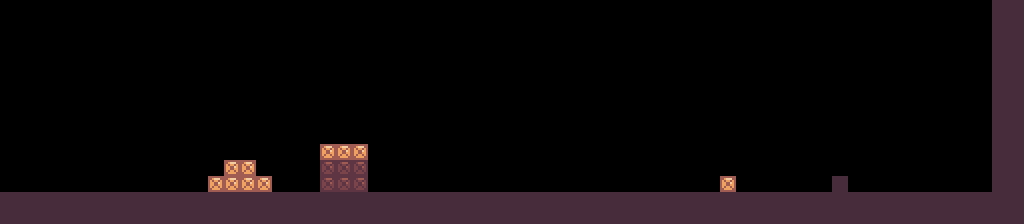

This is a level from a 2D game, rendered from its Tiled map with the project's own tilesets. A one-line summary and the complete map file follow:
An orthogonal 64x14 tile map with 16x16 px tiles, 2 tile layers (collision, backgroundDecorative) and 7 objects (3x basic, turret, arcturret).

<map version="1.2" tiledversion="1.2.1" orientation="orthogonal" renderorder="right-down" width="64" height="14" tilewidth="16" tileheight="16" infinite="0" nextlayerid="9" nextobjectid="11">
 <tileset firstgid="1" name="basic-prototyping" tilewidth="16" tileheight="16" tilecount="256" columns="16">
  <image source="../img/basic-prototyping.png" width="256" height="256" />
 </tileset>
 <layer id="7" name="collision" width="64" height="14">
  <data encoding="csv">
0,0,0,0,0,0,0,0,0,0,0,0,0,0,0,0,0,0,0,0,0,0,0,0,0,0,0,0,0,0,0,0,0,0,0,0,0,0,0,0,0,0,0,0,0,0,0,0,0,0,0,0,0,0,0,0,0,0,0,0,0,0,1,1,
0,0,0,0,0,0,0,0,0,0,0,0,0,0,0,0,0,0,0,0,0,0,0,0,0,0,0,0,0,0,0,0,0,0,0,0,0,0,0,0,0,0,0,0,0,0,0,0,0,0,0,0,0,0,0,0,0,0,0,0,0,0,1,1,
0,0,0,0,0,0,0,0,0,0,0,0,0,0,0,0,0,0,0,0,0,0,0,0,0,0,0,0,0,0,0,0,0,0,0,0,0,0,0,0,0,0,0,0,0,0,0,0,0,0,0,0,0,0,0,0,0,0,0,0,0,0,1,1,
0,0,0,0,0,0,0,0,0,0,0,0,0,0,0,0,0,0,0,0,0,0,0,0,0,0,0,0,0,0,0,0,0,0,0,0,0,0,0,0,0,0,0,0,0,0,0,0,0,0,0,0,0,0,0,0,0,0,0,0,0,0,1,1,
0,0,0,0,0,0,0,0,0,0,0,0,0,0,0,0,0,0,0,0,0,0,0,0,0,0,0,0,0,0,0,0,0,0,0,0,0,0,0,0,0,0,0,0,0,0,0,0,0,0,0,0,0,0,0,0,0,0,0,0,0,0,1,1,
0,0,0,0,0,0,0,0,0,0,0,0,0,0,0,0,0,0,0,0,0,0,0,0,0,0,0,0,0,0,0,0,0,0,0,0,0,0,0,0,0,0,0,0,0,0,0,0,0,0,0,0,0,0,0,0,0,0,0,0,0,0,1,1,
0,0,0,0,0,0,0,0,0,0,0,0,0,0,0,0,0,0,0,0,0,0,0,0,0,0,0,0,0,0,0,0,0,0,0,0,0,0,0,0,0,0,0,0,0,0,0,0,0,0,0,0,0,0,0,0,0,0,0,0,0,0,1,1,
0,0,0,0,0,0,0,0,0,0,0,0,0,0,0,0,0,0,0,0,0,0,0,0,0,0,0,0,0,0,0,0,0,0,0,0,0,0,0,0,0,0,0,0,0,0,0,0,0,0,0,0,0,0,0,0,0,0,0,0,0,0,1,1,
0,0,0,0,0,0,0,0,0,0,0,0,0,0,0,0,0,0,0,0,0,0,0,0,0,0,0,0,0,0,0,0,0,0,0,0,0,0,0,0,0,0,0,0,0,0,0,0,0,0,0,0,0,0,0,0,0,0,0,0,0,0,1,1,
0,0,0,0,0,0,0,0,0,0,0,0,0,0,0,0,0,0,0,0,18,18,18,0,0,0,0,0,0,0,0,0,0,0,0,0,0,0,0,0,0,0,0,0,0,0,0,0,0,0,0,0,0,0,0,0,0,0,0,0,0,0,1,1,
0,0,0,0,0,0,0,0,0,0,0,0,0,0,18,18,0,0,0,0,0,0,0,0,0,0,0,0,0,0,0,0,0,0,0,0,0,0,0,0,0,0,0,0,0,0,0,0,0,0,0,0,0,0,0,0,0,0,0,0,0,0,1,1,
0,0,0,0,0,0,0,0,0,0,0,0,0,18,18,18,18,0,0,0,0,0,0,0,0,0,0,0,0,0,0,0,0,0,0,0,0,0,0,0,0,0,0,0,0,18,0,0,0,0,0,0,1,0,0,0,0,0,0,0,0,0,1,1,
1,1,1,1,1,1,1,1,1,1,1,1,1,1,1,1,1,1,1,1,1,1,1,1,1,1,1,1,1,1,1,1,1,1,1,1,1,1,1,1,1,1,1,1,1,1,1,1,1,1,1,1,1,1,1,1,1,1,1,1,1,1,1,1,
1,1,1,1,1,1,1,1,1,1,1,1,1,1,1,1,1,1,1,1,1,1,1,1,1,1,1,1,1,1,1,1,1,1,1,1,1,1,1,1,1,1,1,1,1,1,1,1,1,1,1,1,1,1,1,1,1,1,1,1,1,1,1,1
</data>
 </layer>
 <objectgroup id="6" name="enemies">
  <object id="4" name="basic" gid="114" x="352" y="144" width="16" height="16" />
  <object id="5" name="basic" gid="114" x="320" y="144" width="16" height="16" />
  <object id="6" name="basic" gid="114" x="368" y="192" width="16" height="16" />
  <object id="8" name="turret" gid="92" x="316" y="144" width="16" height="16">
   <properties>
    <property name="EnemyType" type="int" value="1" />
   </properties>
  </object>
  <object id="10" name="arcturret" gid="93" x="352" y="144" width="16" height="16">
   <properties>
    <property name="EnemyType" type="int" value="2" />
   </properties>
  </object>
 </objectgroup>
 <layer id="8" name="backgroundDecorative" width="64" height="14">
  <data encoding="csv">
0,0,0,0,0,0,0,0,0,0,0,0,0,0,0,0,0,0,0,0,0,0,0,0,0,0,0,0,0,0,0,0,0,0,0,0,0,0,0,0,0,0,0,0,0,0,0,0,0,0,0,0,0,0,0,0,0,0,0,0,0,0,0,0,
0,0,0,0,0,0,0,0,0,0,0,0,0,0,0,0,0,0,0,0,0,0,0,0,0,0,0,0,0,0,0,0,0,0,0,0,0,0,0,0,0,0,0,0,0,0,0,0,0,0,0,0,0,0,0,0,0,0,0,0,0,0,0,0,
0,0,0,0,0,0,0,0,0,0,0,0,0,0,0,0,0,0,0,0,0,0,0,0,0,0,0,0,0,0,0,0,0,0,0,0,0,0,0,0,0,0,0,0,0,0,0,0,0,0,0,0,0,0,0,0,0,0,0,0,0,0,0,0,
0,0,0,0,0,0,0,0,0,0,0,0,0,0,0,0,0,0,0,0,0,0,0,0,0,0,0,0,0,0,0,0,0,0,0,0,0,0,0,0,0,0,0,0,0,0,0,0,0,0,0,0,0,0,0,0,0,0,0,0,0,0,0,0,
0,0,0,0,0,0,0,0,0,0,0,0,0,0,0,0,0,0,0,0,0,0,0,0,0,0,0,0,0,0,0,0,0,0,0,0,0,0,0,0,0,0,0,0,0,0,0,0,0,0,0,0,0,0,0,0,0,0,0,0,0,0,0,0,
0,0,0,0,0,0,0,0,0,0,0,0,0,0,0,0,0,0,0,0,0,0,0,0,0,0,0,0,0,0,0,0,0,0,0,0,0,0,0,0,0,0,0,0,0,0,0,0,0,0,0,0,0,0,0,0,0,0,0,0,0,0,0,0,
0,0,0,0,0,0,0,0,0,0,0,0,0,0,0,0,0,0,0,0,0,0,0,0,0,0,0,0,0,0,0,0,0,0,0,0,0,0,0,0,0,0,0,0,0,0,0,0,0,0,0,0,0,0,0,0,0,0,0,0,0,0,0,0,
0,0,0,0,0,0,0,0,0,0,0,0,0,0,0,0,0,0,0,0,0,0,0,0,0,0,0,0,0,0,0,0,0,0,0,0,0,0,0,0,0,0,0,0,0,0,0,0,0,0,0,0,0,0,0,0,0,0,0,0,0,0,0,0,
0,0,0,0,0,0,0,0,0,0,0,0,0,0,0,0,0,0,0,0,0,0,0,0,0,0,0,0,0,0,0,0,0,0,0,0,0,0,0,0,0,0,0,0,0,0,0,0,0,0,0,0,0,0,0,0,0,0,0,0,0,0,0,0,
0,0,0,0,0,0,0,0,0,0,0,0,0,0,0,0,0,0,0,0,0,0,0,0,0,0,0,0,0,0,0,0,0,0,0,0,0,0,0,0,0,0,0,0,0,0,0,0,0,0,0,0,0,0,0,0,0,0,0,0,0,0,0,0,
0,0,0,0,0,0,0,0,0,0,0,0,0,0,0,0,0,0,0,0,19,19,19,0,0,0,0,0,0,0,0,0,0,0,0,0,0,0,0,0,0,0,0,0,0,0,0,0,0,0,0,0,0,0,0,0,0,0,0,0,0,0,0,0,
0,0,0,0,0,0,0,0,0,0,0,0,0,0,0,0,0,0,0,0,19,19,19,0,0,0,0,0,0,0,0,0,0,0,0,0,0,0,0,0,0,0,0,0,0,0,0,0,0,0,0,0,0,0,0,0,0,0,0,0,0,0,0,0,
0,0,0,0,0,0,0,0,0,0,0,0,0,0,0,0,0,0,0,0,0,0,0,0,0,0,0,0,0,0,0,0,0,0,0,0,0,0,0,0,0,0,0,0,0,0,0,0,0,0,0,0,0,0,0,0,0,0,0,0,0,0,0,0,
0,0,0,0,0,0,0,0,0,0,0,0,0,0,0,0,0,0,0,0,0,0,0,0,0,0,0,0,0,0,0,0,0,0,0,0,0,0,0,0,0,0,0,0,0,0,0,0,0,0,0,0,0,0,0,0,0,0,0,0,0,0,0,0
</data>
 </layer>
 <objectgroup id="3" name="mcguffin">
  <object id="7" gid="20" x="832" y="176" width="16" height="16" />
 </objectgroup>
 <objectgroup id="2" name="playerSpawn">
  <object id="1" gid="33" x="16" y="192" width="16" height="16" />
 </objectgroup>
</map>
